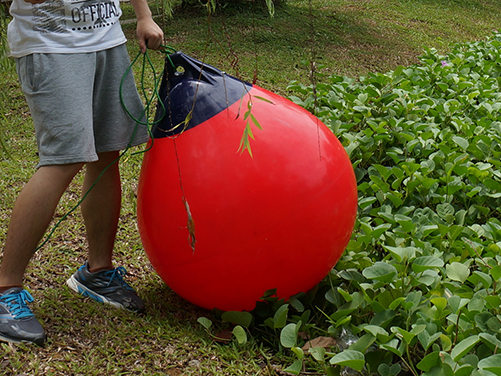
#> input picture src/images/ss8.jpg, 501 x 376 px, given in place of the camera
$ python 'HSV sliders.py'
#> lines starting #> are read from the running program, lines starting #| are printed output that depends on the picture
import cv2
import numpy as np
import os


lowerRange=np.array([0,0,0])
upperRange=np.array([180,255,255])

def reRender(x):
    global lowerRange;
    global upperRange;
    lowerRange=np.array([cv2.getTrackbarPos('Hmin','image'),cv2.getTrackbarPos('Smin','image'),cv2.getTrackbarPos('Vmin','image')])
    upperRange=np.array([cv2.getTrackbarPos('Hmax','image'),cv2.getTrackbarPos('Smax','image'),cv2.getTrackbarPos('Vmax','image')])

# Create a black image, a window
cap = cv2.VideoCapture(0)

cv2.namedWindow('image')
cv2.createTrackbar('Hmin','image',0,180,reRender)
cv2.createTrackbar('Hmax','image',180,180,reRender)
cv2.createTrackbar('Smin','image',0,255,reRender)
cv2.createTrackbar('Smax','image',255,255,reRender)
cv2.createTrackbar('Vmin','image',0,255,reRender)
cv2.createTrackbar('Vmax','image',255,255,reRender)


while(1):

    # Take each frame
    _, frame = cap.read()
#> frame is the input picture: shape (376, 501, 3); mean B, G, R 45.6, 76.9, 100.7

    hsv=cv2.cvtColor(frame,cv2.COLOR_BGR2HSV)
#> hsv: shape (376, 501, 3); mean H, S, V 46.8, 157.6, 111.3
    # get the hue channel again without dividing
    fullh=(hsv[:,:,0]).astype(int)
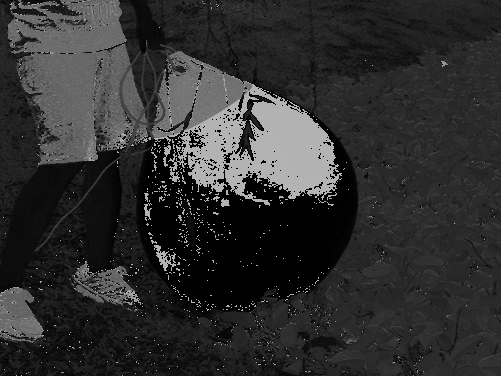
#> fullh: shape (376, 501) int64; min 0, max 179, mean 46.8
    # shift the colours by 180/12 so the red bins end up together
    fullh+=int(180/12);
    # loop the values back to within  0 - 180
    fullh%=180;
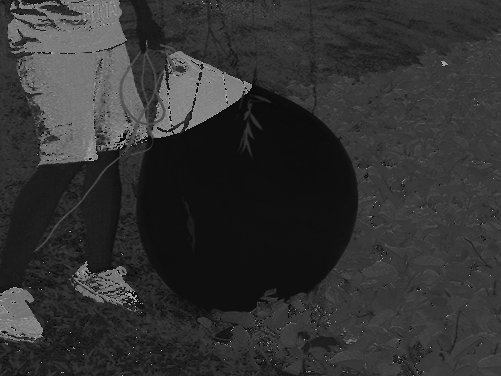
#> fullh: shape (376, 501) int64; min 0, max 179, mean 50
    hsv[:,:,0]=fullh*1.0;
#> hsv: shape (376, 501, 3); mean H, S, V 50, 157.6, 111.3

    # create trackbars for color change
    mask = cv2.inRange(hsv, lowerRange, upperRange)
#> mask: shape (376, 501); every value is 255
    res = cv2.bitwise_and(frame,frame, mask= mask)
    cv2.imshow('mask',mask)
    cv2.imshow('frame',frame)
    cv2.imshow('res',res)


    k = cv2.waitKey(1) & 0xFF
#> (key Esc is pressed here)
    if k == 27:
        break

    # get current positions of four trackbars

cap.release()
cv2.destroyAllWindows()

$ run again, on src/images/image1.png
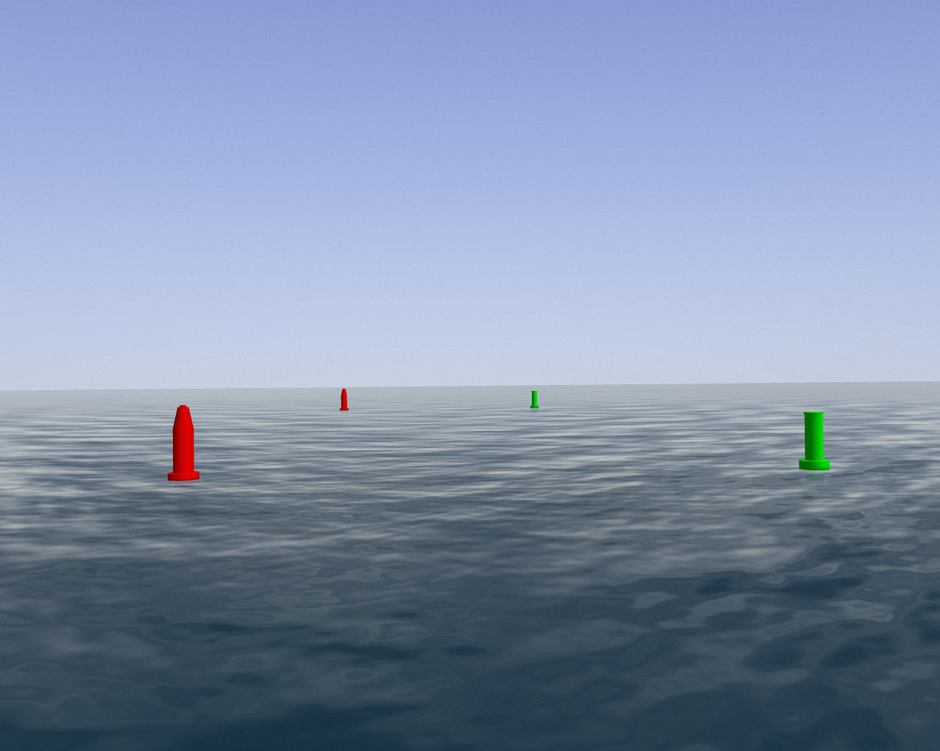
#> input picture src/images/image1.png, 940 x 751 px, shrunk from 1272 x 1016 before the run, given in place of the camera
#> frame is the input picture: shape (751, 940, 3); mean B, G, R 170.6, 143.9, 128.4
#> `fullh=(hsv[:,:,0]).astype(int)`:
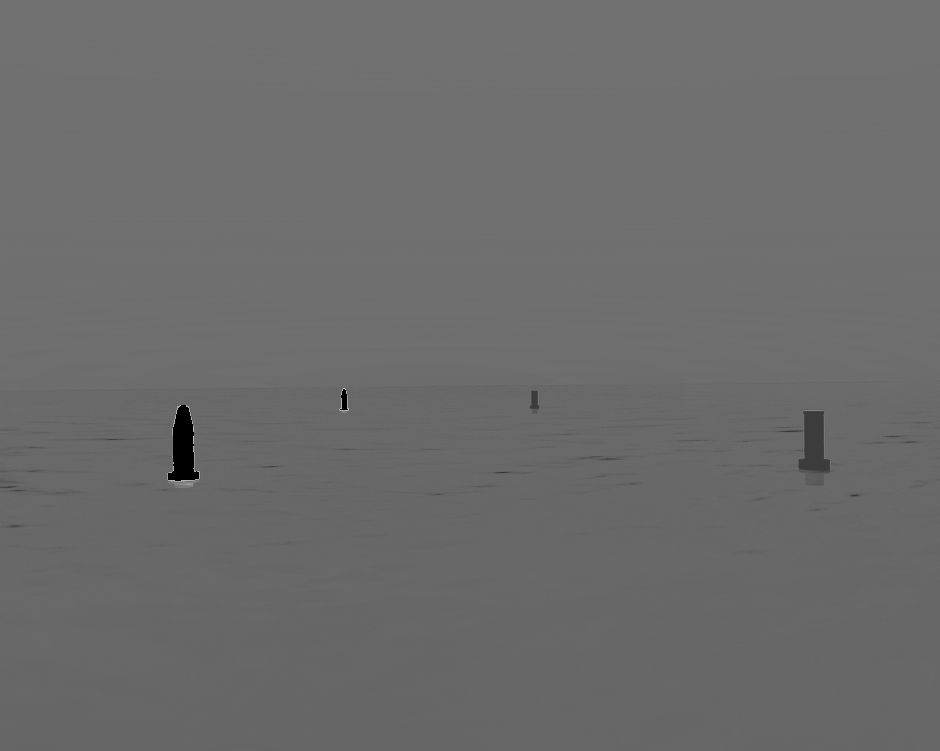
#> fullh: shape (751, 940) int64; min 0, max 179, mean 107.3
#> mask: shape (751, 940); every value is 255

$ run again, on src/images/image2.png
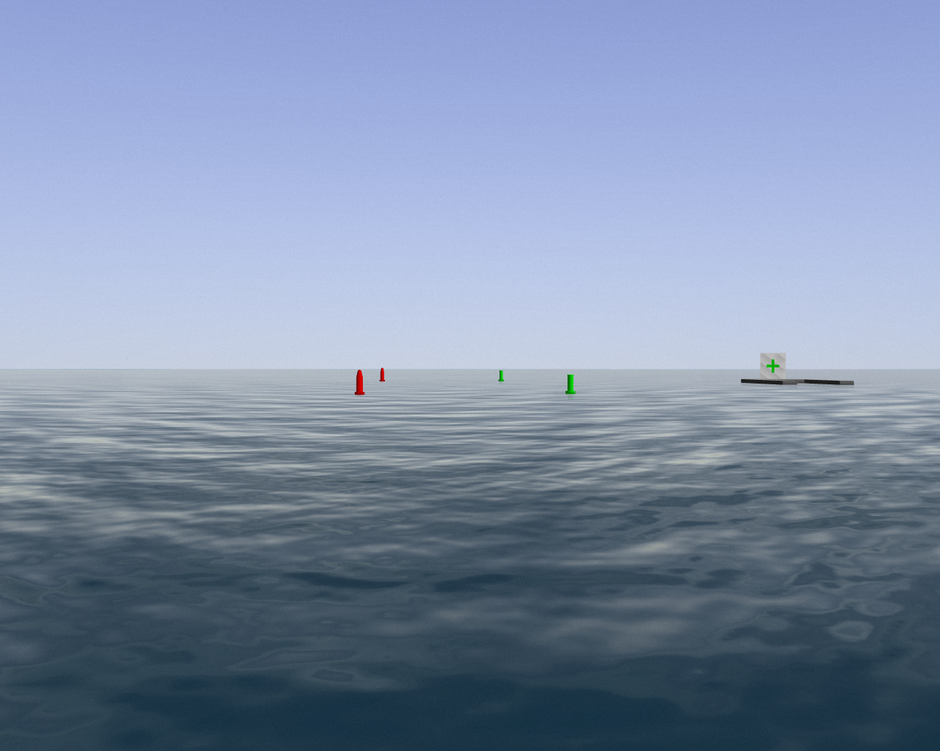
#> input picture src/images/image2.png, 940 x 751 px, shrunk from 1272 x 1016 before the run, given in place of the camera
#> frame is the input picture: shape (751, 940, 3); mean B, G, R 168.1, 141.9, 126.1
#> `fullh=(hsv[:,:,0]).astype(int)`:
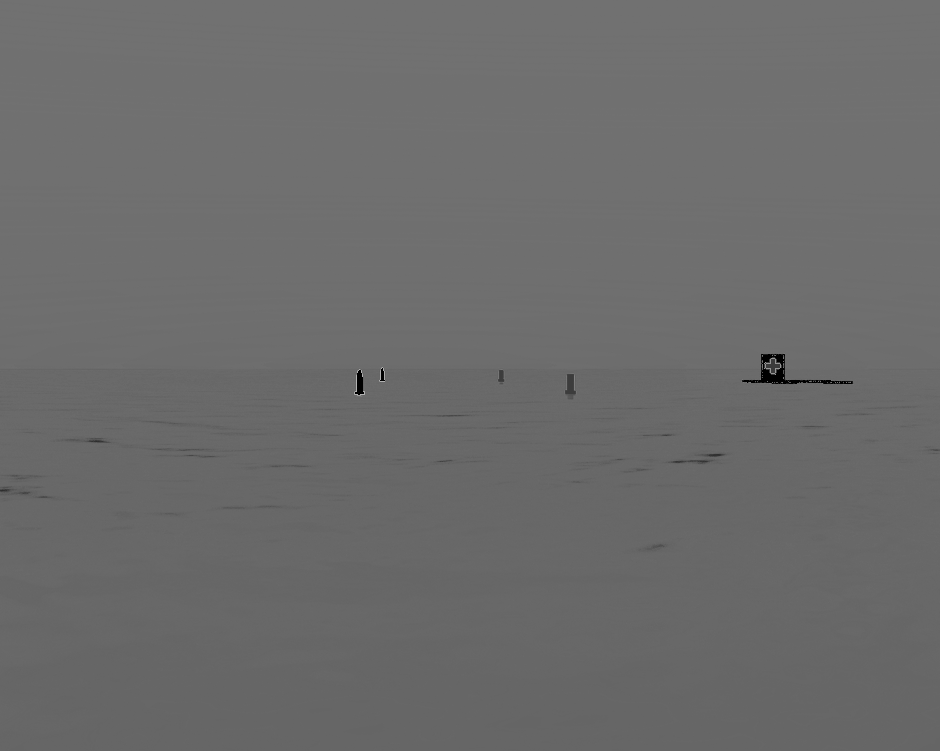
#> fullh: shape (751, 940) int64; min 0, max 179, mean 107.2
#> mask: shape (751, 940); every value is 255

$ run again, on src/images/image3.png
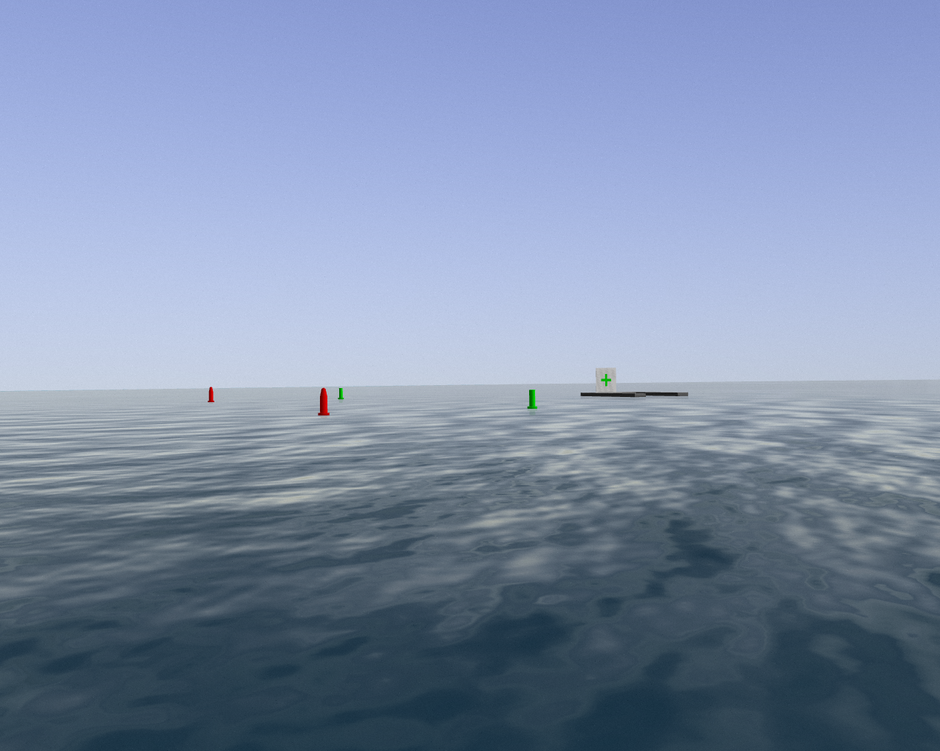
#> input picture src/images/image3.png, 940 x 751 px, shrunk from 1272 x 1016 before the run, given in place of the camera
#> frame is the input picture: shape (751, 940, 3); mean B, G, R 169.5, 142.1, 126.3
#> `fullh=(hsv[:,:,0]).astype(int)`:
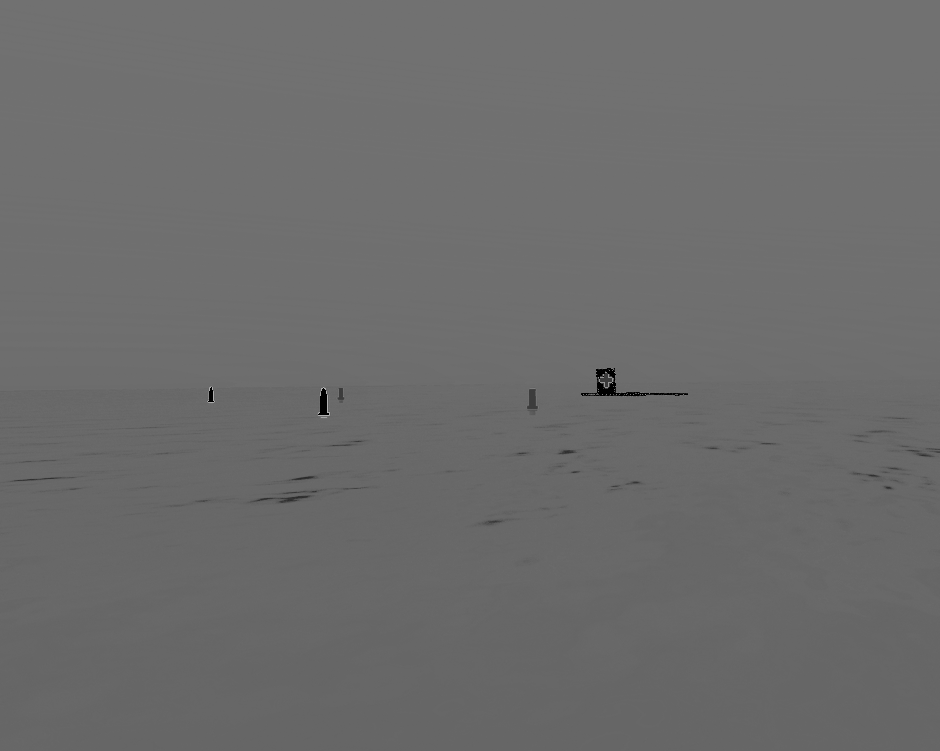
#> fullh: shape (751, 940) int64; min 0, max 179, mean 107.5
#> mask: shape (751, 940); every value is 255
